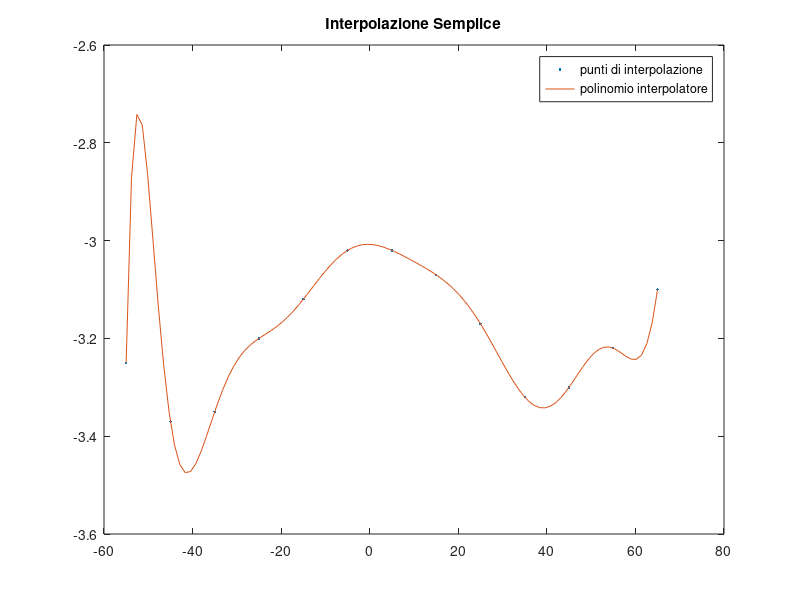
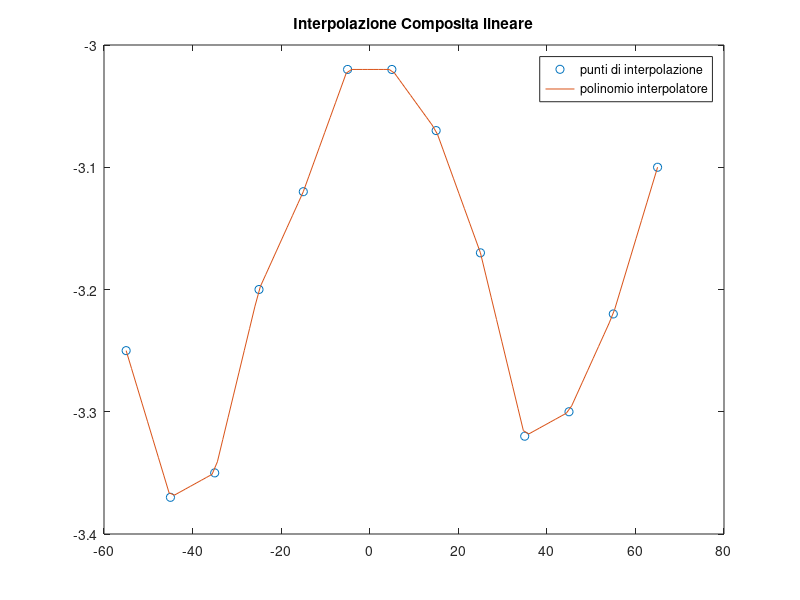
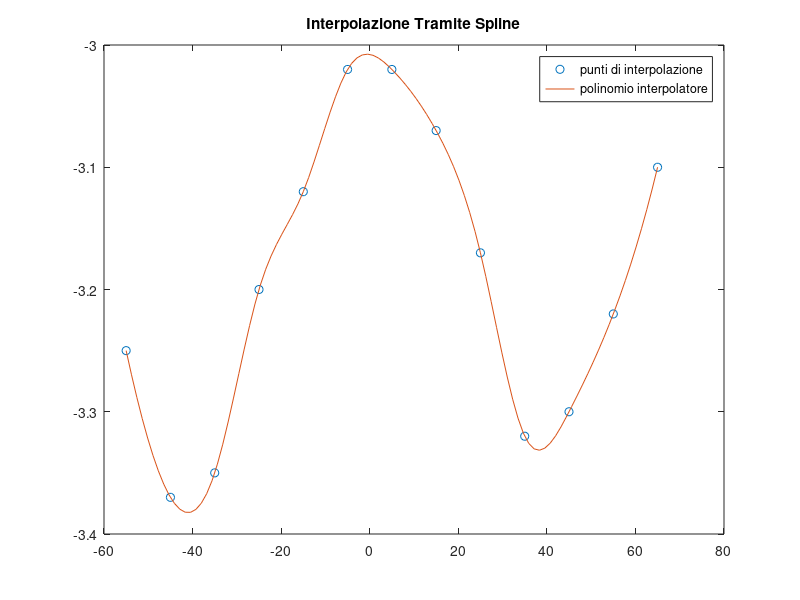

The MATLAB script that drew these images, in order:
%% Esercizio di Confronto tra interpolazioni composte
clc
clear
close all

% interpolazione composita lineare: 'interp1'
% interpolazione tramite spline: 'spline'

x = [-55:10:65];
y = [-3.25, -3.37, -3.35, -3.2, -3.12, -3.02, -3.02, -3.07, -3.17, -3.32, -3.3, -3.22, -3.1];
n = 12;


xspace = linspace(-55, 65);


%% Interpolazione semplice
coeff = polyfit(x, y, n);
yspace = polyval(coeff, xspace);
plot(x, y, '.', xspace, yspace, '-');
legend('punti di interpolazione', 'polinomio interpolatore');
title('Interpolazione Semplice');

%% Interpolazione Composita lineare
figure;
yspace = interp1(x, y, xspace);
plot(x,y,'o', xspace, yspace, '-');
legend('punti di interpolazione', 'polinomio interpolatore');
title('Interpolazione Composita lineare');

% Interpolazione tramite spline
figure;
yspace = spline(x, y, xspace);
plot(x, y, 'o', xspace, yspace, '-')
legend('punti di interpolazione', 'polinomio interpolatore');
title('Interpolazione Tramite Spline');